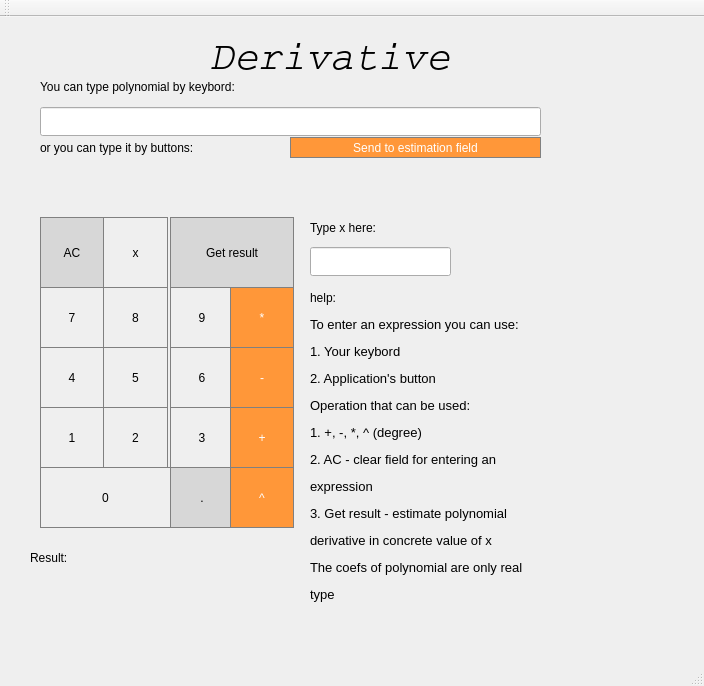
<?xml version="1.0" encoding="UTF-8"?>
<ui version="4.0">
 <class>MainWindow</class>
 <widget class="QMainWindow" name="MainWindow">
  <property name="geometry">
   <rect>
    <x>0</x>
    <y>0</y>
    <width>704</width>
    <height>686</height>
   </rect>
  </property>
  <property name="windowTitle">
   <string>MainWindow</string>
  </property>
  <property name="styleSheet">
   <string notr="true">QPushButton {
	border: 1px solid gray;
}

QPushButton: pressed {
	background-color: qlineargradient(x1: 0, y1:0 , x2: 0,  y2:0,
											stop: 0 #DADBDE, stop: 1 #F6F7FA);
}</string>
  </property>
  <widget class="QWidget" name="centralWidget">
   <widget class="QPushButton" name="pushButton_getResult">
    <property name="geometry">
     <rect>
      <x>170</x>
      <y>200</y>
      <width>124</width>
      <height>71</height>
     </rect>
    </property>
    <property name="styleSheet">
     <string notr="true">QPushButton {
	background-color: rgb(215, 215, 215);
	border: 1px solid gray;
}

QPushButton:pressed {
	background-color: qlineargradient(x1: 0, y1: 0, x2: 0, y2: 1,
											stop: 0 #BEBEBE, stop: 1 #D7D7D7);
}</string>
    </property>
    <property name="text">
     <string>Get result</string>
    </property>
   </widget>
   <widget class="QPushButton" name="button_3">
    <property name="geometry">
     <rect>
      <x>170</x>
      <y>390</y>
      <width>64</width>
      <height>61</height>
     </rect>
    </property>
    <property name="styleSheet">
     <string notr="true">QPushButton {
	border: 1px solid gray;
}

QPushButton: pressed {
	background-color: qlineargradient(x1: 0, y1:0 , x2: 0,  y2:1,
											stop: 0 #DADBDE, stop: 1 #F6F7FA);
}</string>
    </property>
    <property name="text">
     <string>3</string>
    </property>
   </widget>
   <widget class="QPushButton" name="button_1">
    <property name="geometry">
     <rect>
      <x>40</x>
      <y>390</y>
      <width>64</width>
      <height>61</height>
     </rect>
    </property>
    <property name="styleSheet">
     <string notr="true">QPushButton {
	border: 1px solid gray;
}

QPushButton: pressed {
	background-color: qlineargradient(x1: 0, y1:0 , x2: 0,  y2:1,
											stop: 0 #DADBDE, stop: 1 #F6F7FA);
}</string>
    </property>
    <property name="text">
     <string>1</string>
    </property>
   </widget>
   <widget class="QPushButton" name="button_2">
    <property name="geometry">
     <rect>
      <x>103</x>
      <y>390</y>
      <width>65</width>
      <height>61</height>
     </rect>
    </property>
    <property name="styleSheet">
     <string notr="true">QPushButton {
	border: 1px solid gray;
}

QPushButton: pressed {
	background-color: qlineargradient(x1: 0, y1:0 , x2: 0,  y2:1,
											stop: 0 #DADBDE, stop: 1 #F6F7FA);
}</string>
    </property>
    <property name="text">
     <string>2</string>
    </property>
   </widget>
   <widget class="QPushButton" name="pushButton_plus">
    <property name="geometry">
     <rect>
      <x>230</x>
      <y>390</y>
      <width>64</width>
      <height>61</height>
     </rect>
    </property>
    <property name="styleSheet">
     <string notr="true">QPushButton {
	background-color: rgb(255, 151, 57);
	color: white;
	border: 1px solid gray;
}

QPushButton:pressed {
	background-color: qlineargradient(x1: 0, y1: 0, x2: 0, y2: 1,
											stop: 0 #FF7832, stop: 1 #FF9739);
}</string>
    </property>
    <property name="text">
     <string>+</string>
    </property>
   </widget>
   <widget class="QPushButton" name="pushButton_dot">
    <property name="geometry">
     <rect>
      <x>170</x>
      <y>450</y>
      <width>64</width>
      <height>61</height>
     </rect>
    </property>
    <property name="styleSheet">
     <string notr="true">QPushButton {
	background-color: rgb(215, 215, 215);
	border: 1px solid gray;
}

QPushButton:pressed {
	background-color: qlineargradient(x1: 0, y1: 0, x2: 0, y2: 1,
											stop: 0 #BEBEBE, stop: 1 #D7D7D7);
}</string>
    </property>
    <property name="text">
     <string>.</string>
    </property>
   </widget>
   <widget class="QPushButton" name="button_0">
    <property name="geometry">
     <rect>
      <x>40</x>
      <y>450</y>
      <width>131</width>
      <height>61</height>
     </rect>
    </property>
    <property name="styleSheet">
     <string notr="true">QPushButton {
	border: 1px solid gray;
}

QPushButton: pressed {
	background-color: qlineargradient(x1: 0, y1:0 , x2: 0,  y2:1,
											stop: 0 #DADBDE, stop: 1 #F6F7FA);
}</string>
    </property>
    <property name="text">
     <string>0</string>
    </property>
   </widget>
   <widget class="QPushButton" name="pushButton_degree">
    <property name="geometry">
     <rect>
      <x>230</x>
      <y>450</y>
      <width>64</width>
      <height>61</height>
     </rect>
    </property>
    <property name="styleSheet">
     <string notr="true">QPushButton {
	background-color: rgb(255, 151, 57);
	color: white;
	border: 1px solid gray;
}

QPushButton:pressed {
	background-color: qlineargradient(x1: 0, y1: 0, x2: 0, y2: 1,
											stop: 0 #FF7832, stop: 1 #FF9739);
}</string>
    </property>
    <property name="text">
     <string>^</string>
    </property>
   </widget>
   <widget class="QPushButton" name="button_5">
    <property name="geometry">
     <rect>
      <x>103</x>
      <y>330</y>
      <width>65</width>
      <height>61</height>
     </rect>
    </property>
    <property name="styleSheet">
     <string notr="true">QPushButton {
	border: 1px solid gray;
}

QPushButton: pressed {
	background-color: qlineargradient(x1: 0, y1:0 , x2: 0,  y2:1,
											stop: 0 #DADBDE, stop: 1 #F6F7FA);
}</string>
    </property>
    <property name="text">
     <string>5</string>
    </property>
   </widget>
   <widget class="QPushButton" name="button_6">
    <property name="geometry">
     <rect>
      <x>170</x>
      <y>330</y>
      <width>64</width>
      <height>61</height>
     </rect>
    </property>
    <property name="styleSheet">
     <string notr="true">QPushButton {
	border: 1px solid gray;
}

QPushButton: pressed {
	background-color: qlineargradient(x1: 0, y1:0 , x2: 0,  y2:1,
											stop: 0 #DADBDE, stop: 1 #F6F7FA);
}</string>
    </property>
    <property name="text">
     <string>6</string>
    </property>
   </widget>
   <widget class="QPushButton" name="pushButton_minus">
    <property name="geometry">
     <rect>
      <x>230</x>
      <y>330</y>
      <width>64</width>
      <height>61</height>
     </rect>
    </property>
    <property name="styleSheet">
     <string notr="true">QPushButton {
	background-color: rgb(255, 151, 57);
	color: white;
	border: 1px solid gray;
}

QPushButton:pressed {
	background-color: qlineargradient(x1: 0, y1: 0, x2: 0, y2: 1,
											stop: 0 #FF7832, stop: 1 #FF9739);
}</string>
    </property>
    <property name="text">
     <string>-</string>
    </property>
   </widget>
   <widget class="QPushButton" name="button_4">
    <property name="geometry">
     <rect>
      <x>40</x>
      <y>330</y>
      <width>64</width>
      <height>61</height>
     </rect>
    </property>
    <property name="styleSheet">
     <string notr="true">QPushButton {
	border: 1px solid gray;
}

QPushButton: pressed {
	background-color: qlineargradient(x1: 0, y1:0 , x2: 0,  y2:1,
											stop: 0 #DADBDE, stop: 1 #F6F7FA);
}</string>
    </property>
    <property name="text">
     <string>4</string>
    </property>
   </widget>
   <widget class="QPushButton" name="button_8">
    <property name="geometry">
     <rect>
      <x>103</x>
      <y>270</y>
      <width>65</width>
      <height>61</height>
     </rect>
    </property>
    <property name="styleSheet">
     <string notr="true">QPushButton {
	border: 1px solid gray;
}

QPushButton: pressed {
	background-color: qlineargradient(x1: 0, y1:0 , x2: 0,  y2:1,
											stop: 0 #DADBDE, stop: 1 #F6F7FA);
}</string>
    </property>
    <property name="text">
     <string>8</string>
    </property>
   </widget>
   <widget class="QPushButton" name="button_9">
    <property name="geometry">
     <rect>
      <x>170</x>
      <y>270</y>
      <width>64</width>
      <height>61</height>
     </rect>
    </property>
    <property name="styleSheet">
     <string notr="true">QPushButton {
	border: 1px solid gray;
}

QPushButton: pressed {
	background-color: qlineargradient(x1: 0, y1:0 , x2: 0,  y2:1,
											stop: 0 #DADBDE, stop: 1 #F6F7FA);
}</string>
    </property>
    <property name="text">
     <string>9</string>
    </property>
   </widget>
   <widget class="QPushButton" name="pushButton_mult">
    <property name="geometry">
     <rect>
      <x>230</x>
      <y>270</y>
      <width>64</width>
      <height>61</height>
     </rect>
    </property>
    <property name="styleSheet">
     <string notr="true">QPushButton {
	background-color: rgb(255, 151, 57);
	color: white;
	border: 1px solid gray;
}

QPushButton:pressed {
	background-color: qlineargradient(x1: 0, y1: 0, x2: 0, y2: 1,
											stop: 0 #FF7832, stop: 1 #FF9739);
}</string>
    </property>
    <property name="text">
     <string>*</string>
    </property>
   </widget>
   <widget class="QPushButton" name="button_7">
    <property name="geometry">
     <rect>
      <x>40</x>
      <y>270</y>
      <width>64</width>
      <height>61</height>
     </rect>
    </property>
    <property name="styleSheet">
     <string notr="true">QPushButton {
	border: 1px solid gray;
}

QPushButton: pressed {
	background-color: qlineargradient(x1: 0, y1:0 , x2: 0,  y2:1,
											stop: 0 #DADBDE, stop: 1 #F6F7FA);
}</string>
    </property>
    <property name="text">
     <string>7</string>
    </property>
   </widget>
   <widget class="QLabel" name="label_2">
    <property name="geometry">
     <rect>
      <x>40</x>
      <y>60</y>
      <width>471</width>
      <height>20</height>
     </rect>
    </property>
    <property name="text">
     <string>You can type polynomial by keybord:</string>
    </property>
   </widget>
   <widget class="QLabel" name="label_3">
    <property name="geometry">
     <rect>
      <x>40</x>
      <y>120</y>
      <width>281</width>
      <height>21</height>
     </rect>
    </property>
    <property name="text">
     <string>or you can type it by buttons: </string>
    </property>
   </widget>
   <widget class="QLabel" name="label">
    <property name="geometry">
     <rect>
      <x>30</x>
      <y>530</y>
      <width>80</width>
      <height>21</height>
     </rect>
    </property>
    <property name="text">
     <string>Result:</string>
    </property>
   </widget>
   <widget class="QLabel" name="derivationResult">
    <property name="geometry">
     <rect>
      <x>30</x>
      <y>550</y>
      <width>471</width>
      <height>21</height>
     </rect>
    </property>
    <property name="styleSheet">
     <string notr="true">QLabel  {
	qproperty-alignment: 'AlignVCenter | AlignLeft';
	border-bottom: 1px solid gray;
}

background-color: white;</string>
    </property>
    <property name="text">
     <string/>
    </property>
   </widget>
   <widget class="QLabel" name="resultShow">
    <property name="geometry">
     <rect>
      <x>40</x>
      <y>150</y>
      <width>471</width>
      <height>41</height>
     </rect>
    </property>
    <property name="font">
     <font>
      <pointsize>13</pointsize>
     </font>
    </property>
    <property name="styleSheet">
     <string notr="true">QLabel  {
	qproperty-alignment: 'AlignVsCenter | AlignRight';
	border-bottom: 1px solid gray;
}

background-color: white;</string>
    </property>
    <property name="text">
     <string/>
    </property>
   </widget>
   <widget class="QPushButton" name="button_x">
    <property name="geometry">
     <rect>
      <x>103</x>
      <y>200</y>
      <width>65</width>
      <height>71</height>
     </rect>
    </property>
    <property name="styleSheet">
     <string notr="true">QPushButton {
	border: 1px solid gray;
}

QPushButton: pressed {
	background-color: qlineargradient(x1: 0, y1:0 , x2: 0,  y2:1,
											stop: 0 #DADBDE, stop: 1 #F6F7FA);
}</string>
    </property>
    <property name="text">
     <string>x</string>
    </property>
   </widget>
   <widget class="QPushButton" name="pushButton_clear">
    <property name="geometry">
     <rect>
      <x>40</x>
      <y>200</y>
      <width>64</width>
      <height>71</height>
     </rect>
    </property>
    <property name="styleSheet">
     <string notr="true">QPushButton {
	background-color: rgb(215, 215, 215);
	border: 1px solid gray;
}

QPushButton:pressed {
	background-color: qlineargradient(x1: 0, y1: 0, x2: 0, y2: 1,
											stop: 0 #BEBEBE, stop: 1 #D7D7D7);
}</string>
    </property>
    <property name="text">
     <string>AC</string>
    </property>
   </widget>
   <widget class="QLabel" name="label_4">
    <property name="geometry">
     <rect>
      <x>310</x>
      <y>200</y>
      <width>181</width>
      <height>21</height>
     </rect>
    </property>
    <property name="text">
     <string>Type x here: </string>
    </property>
   </widget>
   <widget class="QLineEdit" name="x_value">
    <property name="geometry">
     <rect>
      <x>310</x>
      <y>230</y>
      <width>141</width>
      <height>29</height>
     </rect>
    </property>
   </widget>
   <widget class="QPushButton" name="pushButton_send">
    <property name="geometry">
     <rect>
      <x>290</x>
      <y>120</y>
      <width>251</width>
      <height>21</height>
     </rect>
    </property>
    <property name="styleSheet">
     <string notr="true">QPushButton {
	background-color: rgb(255, 151, 57);
	color: white;
	border: 1px solid gray;
}

QPushButton:pressed {
	background-color: qlineargradient(x1: 0, y1: 0, x2: 0, y2: 1,
											stop: 0 #FF7832, stop: 1 #FF9739);
}</string>
    </property>
    <property name="text">
     <string>Send to estimation field</string>
    </property>
   </widget>
   <widget class="QLineEdit" name="resultKeyBoardShow">
    <property name="geometry">
     <rect>
      <x>40</x>
      <y>90</y>
      <width>501</width>
      <height>29</height>
     </rect>
    </property>
   </widget>
   <widget class="QLabel" name="header">
    <property name="geometry">
     <rect>
      <x>210</x>
      <y>10</y>
      <width>311</width>
      <height>61</height>
     </rect>
    </property>
    <property name="font">
     <font>
      <family>Courier</family>
      <pointsize>30</pointsize>
      <weight>50</weight>
      <italic>true</italic>
      <bold>false</bold>
     </font>
    </property>
    <property name="styleSheet">
     <string notr="true">Label {
	background-color: rgb(255, 151, 57);
	color: white;
	border: 1px solid gray;
}
</string>
    </property>
    <property name="text">
     <string>Derivative</string>
    </property>
   </widget>
   <widget class="QLabel" name="label_5">
    <property name="geometry">
     <rect>
      <x>310</x>
      <y>270</y>
      <width>80</width>
      <height>21</height>
     </rect>
    </property>
    <property name="text">
     <string>help:</string>
    </property>
   </widget>
   <widget class="QLabel" name="label_6">
    <property name="geometry">
     <rect>
      <x>310</x>
      <y>300</y>
      <width>361</width>
      <height>311</height>
     </rect>
    </property>
    <property name="text">
     <string>&lt;html&gt;&lt;head/&gt;&lt;body&gt;&lt;p align=&quot;justify&quot;&gt;&lt;span style=&quot; font-size:10pt;&quot;&gt;To enter an expression you can use: &lt;/span&gt;&lt;/p&gt;&lt;p align=&quot;justify&quot;&gt;&lt;span style=&quot; font-size:10pt;&quot;&gt;1. Your keybord&lt;/span&gt;&lt;/p&gt;&lt;p align=&quot;justify&quot;&gt;&lt;span style=&quot; font-size:10pt;&quot;&gt;2. Application's button&lt;/span&gt;&lt;/p&gt;&lt;p align=&quot;justify&quot;&gt;&lt;span style=&quot; font-size:10pt;&quot;&gt;Operation that can be used:&lt;/span&gt;&lt;/p&gt;&lt;p align=&quot;justify&quot;&gt;&lt;span style=&quot; font-size:10pt;&quot;&gt;1. +, -, *, ^ (degree) &lt;/span&gt;&lt;/p&gt;&lt;p align=&quot;justify&quot;&gt;&lt;span style=&quot; font-size:10pt;&quot;&gt;2. AC - clear field for entering an &lt;/span&gt;&lt;/p&gt;&lt;p align=&quot;justify&quot;&gt;&lt;span style=&quot; font-size:10pt;&quot;&gt;expression&lt;/span&gt;&lt;/p&gt;&lt;p align=&quot;justify&quot;&gt;&lt;span style=&quot; font-size:10pt;&quot;&gt;3. Get result - estimate polynomial &lt;/span&gt;&lt;/p&gt;&lt;p align=&quot;justify&quot;&gt;&lt;span style=&quot; font-size:10pt;&quot;&gt;derivative in concrete value of x&lt;/span&gt;&lt;/p&gt;&lt;p align=&quot;justify&quot;&gt;&lt;span style=&quot; font-size:10pt;&quot;&gt;The coefs of polynomial are only real &lt;/span&gt;&lt;/p&gt;&lt;p align=&quot;justify&quot;&gt;&lt;span style=&quot; font-size:10pt;&quot;&gt;type&lt;/span&gt;&lt;/p&gt;&lt;/body&gt;&lt;/html&gt;</string>
    </property>
    <property name="alignment">
     <set>Qt::AlignLeading|Qt::AlignLeft|Qt::AlignTop</set>
    </property>
   </widget>
  </widget>
  <widget class="QMenuBar" name="menuBar">
   <property name="geometry">
    <rect>
     <x>0</x>
     <y>0</y>
     <width>704</width>
     <height>26</height>
    </rect>
   </property>
  </widget>
  <widget class="QToolBar" name="mainToolBar">
   <attribute name="toolBarArea">
    <enum>TopToolBarArea</enum>
   </attribute>
   <attribute name="toolBarBreak">
    <bool>false</bool>
   </attribute>
  </widget>
  <widget class="QStatusBar" name="statusBar"/>
 </widget>
 <layoutdefault spacing="6" margin="11"/>
 <resources/>
 <connections/>
</ui>
